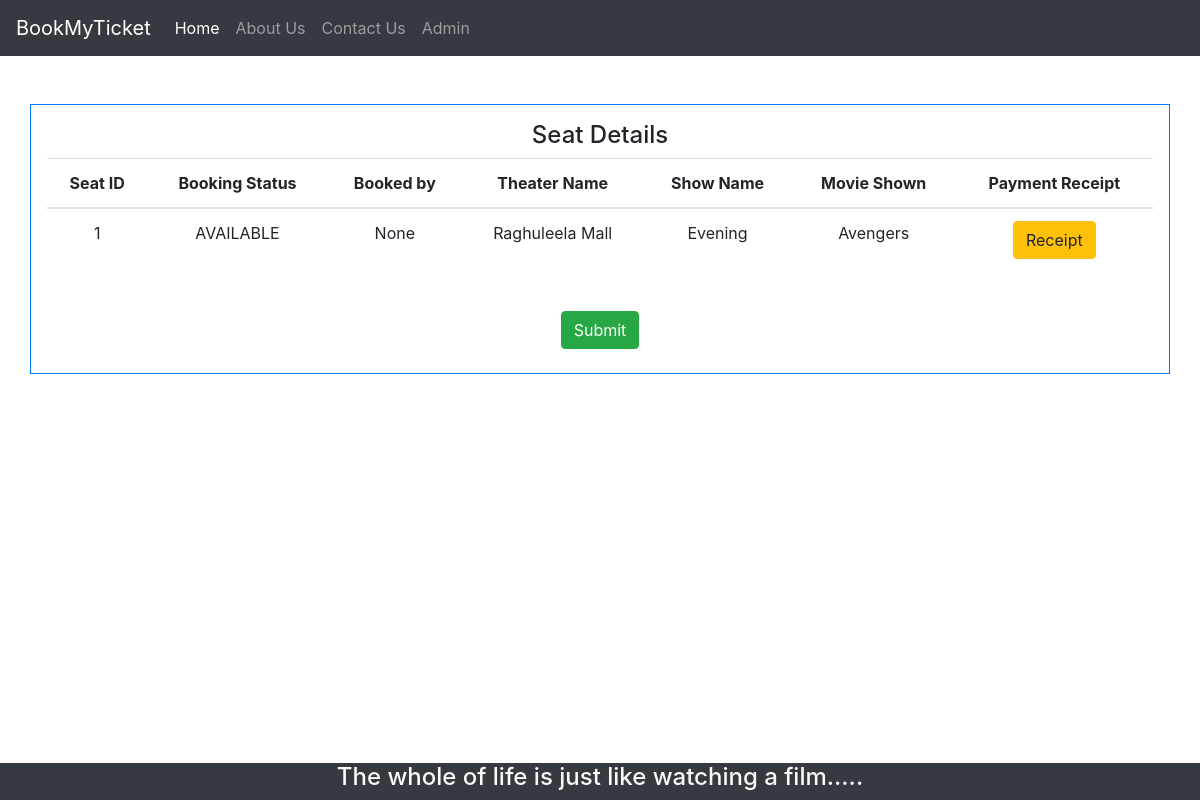
Before: /customer/booking/payment/1 with the older database file.
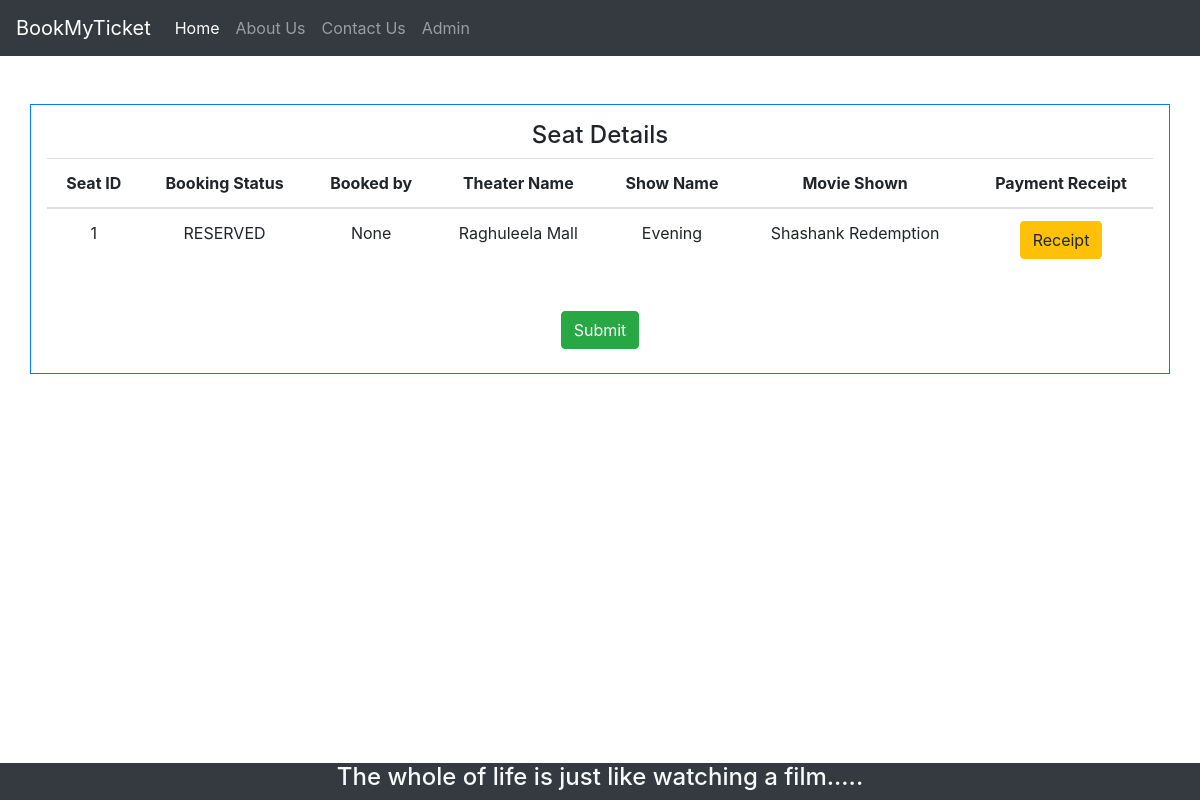
After: the same page with the newer database file.
### bookings/models.py (models this page shows, shortened)
class Seats(models.Model):
	BOOKING_STATUS = (
		('BOOKED', 'BOOKED'),
		('AVAILABLE', 'AVAILABLE'),
		('RESERVED','RESERVED'),
		('NOT_AVAILABLE','NOT_AVAILABLE')
	)
	booking_status = models.CharField(max_length=24, null=True, choices=BOOKING_STATUS, default=BOOKING_STATUS[1][0])
	booked_by_cust = models.ForeignKey(Customer, null=True, on_delete= models.SET_NULL)
	shows = models.ForeignKey(Shows, null=True, on_delete= models.SET_NULL)
	class Meta:
		db_table = 'Seats'

class Shows(models.Model):
	name = models.CharField(max_length=24, null=True)
	theater = models.ForeignKey(Theater, null=True, on_delete= models.CASCADE)
	movie_shown = models.ForeignKey(Movie, null=True, on_delete= models.SET_NULL)
	class Meta:
         db_table = 'Shows'

class Movie(models.Model):
	name = models.CharField(max_length=24, null=True, default="")
	markup_price = models.IntegerField(default=0)
	duration_in_min = models.CharField(max_length=24, null=True, default="")
	genre = models.CharField(max_length=24, null=True, default="")
	release_date = models.CharField(max_length=24, null=True, default="")
	language_avail = models.CharField(max_length=24, null=True, default="")
	shown_in_theater = models.ManyToManyField(Theater)
	def __str__(self):
		return self.name

class Theater(models.Model):
	name = models.CharField(max_length=24, null=True)
	description = models.CharField(max_length=100, null=True)
	located_city = models.ForeignKey(City, null=True,on_delete=models.CASCADE)
	seats_count = models.IntegerField(default=0)
	service_charges = models.IntegerField(default=0)	# add up to movie charges in total bill.

### bookings/views.py (the view)
# urls.py: path('customer/booking/payment/<seat_id>', views.Cust_Booking_Payment, name="select_payment"),
def Cust_Booking_Payment(request, seat_id):
    if(request.method == 'GET'):
        seat = Seats.objects.get(id=seat_id)
        return render(request, 'bookings/webpages/Customer/Cust_Booking_Payment.html', {'seat': seat})
    else:
        print("Create Booking in DB.")
        return redirect('/')

### bookings/templates/bookings/webpages/Customer/Cust_Booking_Payment.html (shortened to what this page needs)
{% extends 'bookings/common/HeaderAndFooter.html' %}
{% block content %}
<div class="container text-center p-3 my-5 border border-primary">
    <h4>Seat Details</h4>
    <table class="table">
        <thead>
            <tr>
                <th scope="col">Seat ID</th>
                <th scope="col">Booking Status</th>
                <th scope="col">Booked by </th>
                <th scope="col">Theater Name</th>
                <th scope="col">Show Name</th>
                <th scope="col">Movie Shown</th>
                <th scope="col">Payment Receipt</th>
            </tr>
        </thead>
        <tbody>
            <tr>
                <td>{{seat.id}}</td>
                <td>{{seat.booking_status}}</td>
                <td>{{seat.booked_by_cust}}</td>
                <td>{{seat.shows.theater.name}}</td>
                <td>{{seat.shows.name}}</td>
                <td>{{seat.shows.movie_shown}}</td>
                <td>
                    <button type="button" class="btn btn-warning" data-toggle="modal"
                        data-target="#myModal">Receipt</button>
                </td>
            </tr>
        </tbody>
    </table>
    <form method="POST" action="">
        <br>
        <input class="btn btn-success mb-2" type="submit" name="Submit">
    </form>
</div>
{% endblock %}

Changed rows visible on the page:
changed Seats "None": booking_status "AVAILABLE" → "RESERVED"; shows.movie_shown "Avengers" → "Shashank Redemption"
